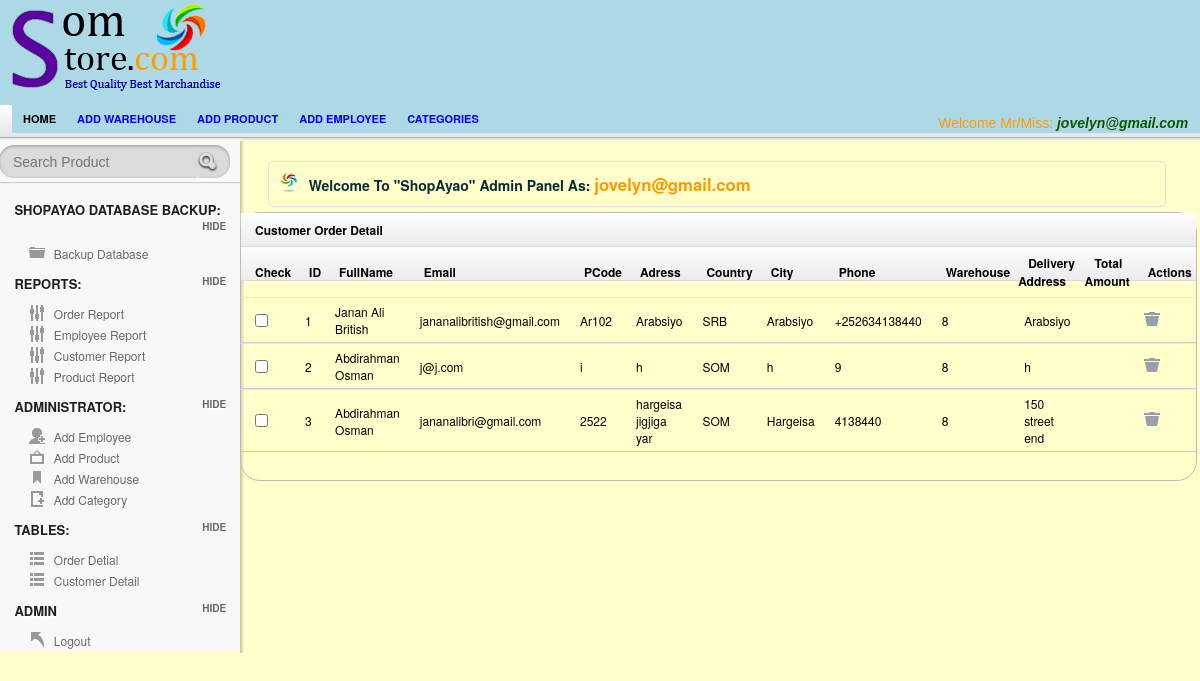
/Admin/order.php (signed in), run on an earlier commit of the app's database.
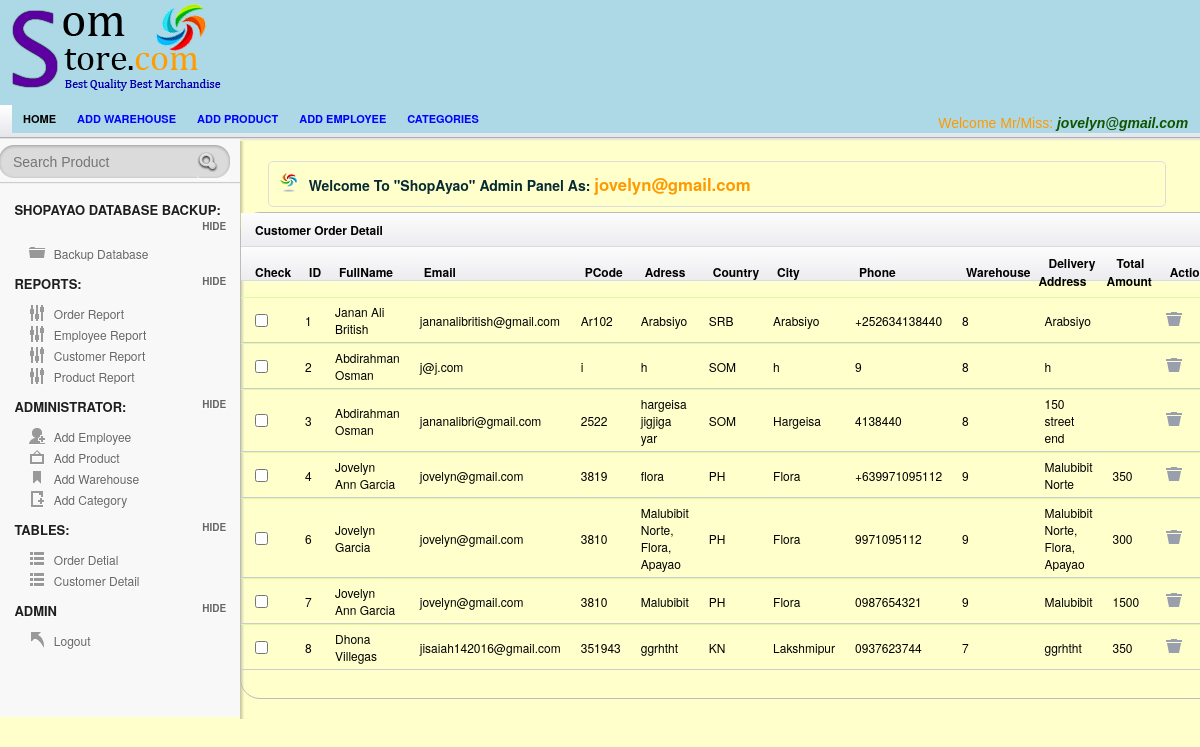
And on a later commit of the database.
### tables this page shows
CREATE TABLE `payment` (
  `order_ID` int(255) NOT NULL AUTO_INCREMENT,
  `Full_Name` varchar(25) NOT NULL,
  `Email` varchar(55) NOT NULL,
  `Postal_Code` varchar(55) NOT NULL,
  `Address` varchar(55) NOT NULL,
  `Country` varchar(55) NOT NULL,
  `City` varchar(55) NOT NULL,
  `Phone` varchar(55) NOT NULL,
  `Warehouse_ID` int(255) NOT NULL,
  `Dilivery_Address` varchar(75) NOT NULL,
  `Total_Amount` varchar(55) NOT NULL,
  PRIMARY KEY (`order_ID`),
  KEY `Warehouse_ID` (`Warehouse_ID`),
  CONSTRAINT `payment_ibfk_1` FOREIGN KEY (`Warehouse_ID`) REFERENCES `warehouse` (`Warehouse_ID`)
);

### session.php (called while the page is built, shortened)
<?php
include('config.php');
$check=$_SESSION['login_username'];
$session=mysqli_query($mysqli, "select Username from employee where Username='$check' ");
$row=mysqli_fetch_array($session);
$login_session=$row['Username'];
?>

### Admin/order.php (the view, shortened to what this page needs)
<?php
 include("../config.php");
include("../session.php");
 ?>
<!doctype html>
<html lang="en">
<head>
	<link rel="stylesheet" href="css/layout.css" type="text/css" media="screen" />
</head>
<body>
<div id="container">
	   <div id="header">
		<div id="logo-banner">
				<div id="logo">
					<a href="index.php"><img src="images/img/Logo.png" alt="" /></a>
				</div>
				<div id="banner">
				</div>
		</div>
		</div>
<div id="content-wrap">
	<section id="secondary_bar">
             <nav>
                <ul>
                    <li class="selected"><a href="index.php">Home</a></li>
                    <li><a href="add_warehouse.php">Add warehouse</a></li>
                    <li><a href="add_product.php">Add product</a></li>
                    <li><a href="Employee.php">Add employee</a></li>
                    <li><a href="add_category.php">Categories</a></li>
                    <li class="logout"> <span class="check"> <?php echo "Welcome Mr/Miss:   ". "<font color='##fa5400'><i><b>".$login_session."</b></i></font>" ;?> </span></li>
                </ul>
            </nav>
	</section>
<aside id="sidebar" class="column">
				<div id="search">
					<form action="searchprod.php" method="post" accept-charset="utf-8">
						<input type="text"  title="Search..." class="blink field"  placeholder="Search Product"   name='search' size=60 maxlength=100 />
						<input class="search-button" type="submit" value="Submit" />
						<div class="cl">&nbsp;</div>
					</form>
				</div>
		<hr/>
		<h3> ShopAyao Database Backup:</h3>
		<ul class="toggle">
		    <li class="icn_folder"><a href="Backup.php">Backup Database</a></li>
		</ul>
		<h3>Reports:</h3>
		<ul class="toggle">
		    <li class="icn_settings"><a href="OrderReports.php">Order Report</a></li>
			<li class="icn_settings"><a href="EmployeeReport.php">Employee Report</a></li>
			<li class="icn_settings"><a href="CustomerReport.php">Customer Report</a></li>
			<li class="icn_settings"><a href="ProductReport.php"> Product Report</a></li>
		</ul>
		<h3>Administrator:</h3>
		<ul class="toggle">
		    <li class="icn_add_user"><a href="Employee.php">Add Employee</a></li>
			<li class="icn_photo"><a href="add_product.php">Add Product</a></li>
			<li class="icn_tags"><a href="add_warehouse.php">Add Warehouse</a></li>
			<li class="icn_new_article"><a href="add_category.php">Add Category</a></li>
		</ul>
        <h3>Tables:</h3>
		<ul class="toggle">
		    <li class="icn_categories"><a href="order.php">Order Detial</a></li>
     		<li class="icn_categories"><a href="customerTable.php">Customer Detail</a></li>
		</ul>
		<h3>Admin</h3>
		<ul class="toggle">
			<li class="icn_jump_back"><a href="../logout.php">Logout</a></li>
		</ul>
	</aside>
	<section id="main" class="column">
		<h4 class="alert_info">Welcome To <strong>"ShopAyao"</strong> Admin Panel As: <?php echo "  ". "<font color='#f90'><big><b>".$login_session."</b></big></font>" ;?>  </h4>
		<?php
$result = mysqli_query($mysqli,"SELECT * FROM payment");
?>
      			<div id="tab2" class="tab_content">
  <table class="tablesorter" cellspacing="0">
      <thead>
			<thead><th colspan="15"> Customer Order Detail </th></thead>
		<thead>
   		    <th>Check</th>
			<th> ID</th>
    	      <th> FullName</th>
              <th> Email</th>
    		<th>PCode</th>
		    <th>Adress</th>
             <th>Country</th>
             <th>City</th>
              <th>Phone</th>
			  <th>Warehouse</th>
			  <th>Delivery Address</th>
			  <th>Total Amount</th>
			  <th>Actions</th>
		</thead>
		<tbody>
<?php while($row = mysqli_fetch_array($result))
  {?>
    <tr>
    <td><input type="checkbox"></td>
    <td><?Php echo $row['order_ID']; ?></td>
    <td><?php echo $row['Full_Name']; ?></td>
   <td><?php echo $row['Email']; ?></td>
	<td><?php echo $row['Postal_Code']; ?></td>
	<td><?php echo $row['Address']; ?></td>
	<td><?php echo $row['Country']; ?></td>
	<td><?php echo $row['City']; ?></td>
	<td><?php echo $row['Phone']; ?></td>
	<td><?php echo $row['Warehouse_ID']; ?></td>
	<td><?php echo $row['Dilivery_Address']; ?></td>
	<td><?php echo $row['Total_Amount']; ?></td>
    <td> <a href="PaymentDelete.php?delete=<?php echo $row['order_ID']; ?>" onClick="del(this);" title="Delete" ><input type="image" src="images/icn_trash.png" title="Trash">  </a></td>
    </tr
  <?php }mysqli_close($mysqli);?>
</table>
			</div>
		<div class="spacer"></div>
	</section>
       </div>
</div>
</body>
</html>

What changed in the data, as far as the page shows it:
added payment: order_ID "4", Full_Name "Jovelyn Ann Garcia", Email "jovelyn@gmail.com", Postal_Code "3819", Address "flora", Country "PH", City "Flora", Phone "+639971095112", Warehouse_ID "9", Dilivery_Address "Malubibit Norte", Total_Amount "350"
added payment: order_ID "6", Full_Name "Jovelyn Garcia", Email "jovelyn@gmail.com", Postal_Code "3810", Address "Malubibit Norte, Flora, Apayao", Country "PH", City "Flora", Phone "9971095112", Warehouse_ID "9", Dilivery_Address "Malubibit Norte, Flora, Apayao", Total_Amount "300"
added payment: order_ID "7", Full_Name "Jovelyn Ann Garcia", Email "jovelyn@gmail.com", Postal_Code "3810", Address "Malubibit", Country "PH", City "Flora", Phone "0987654321", Warehouse_ID "9", Dilivery_Address "Malubibit", Total_Amount "1500"
added payment: order_ID "8", Full_Name "Dhona Villegas", Email "jisaiah142016@gmail.com", Postal_Code "351943", Address "ggrhtht", Country "KN", City "Lakshmipur", Phone "0937623744", Warehouse_ID "7", Dilivery_Address "ggrhtht", Total_Amount "350"
